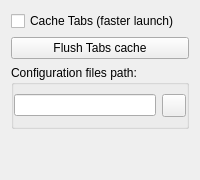
<?xml version="1.0" encoding="UTF-8"?>
<ui version="4.0">
 <class>globalPageWidget</class>
 <widget class="QWidget" name="globalPageWidget">
  <property name="windowTitle">
   <string>Form</string>
  </property>
  <layout class="QVBoxLayout" name="verticalLayout">
   <item>
    <widget class="QCheckBox" name="cacheProcessTabsCheckBox">
     <property name="text">
      <string>Cache Tabs (faster launch)</string>
     </property>
    </widget>
   </item>
   <item>
    <widget class="QPushButton" name="flushTabsCachePushButton">
     <property name="text">
      <string>Flush Tabs cache</string>
     </property>
    </widget>
   </item>
   <item>
    <widget class="QGroupBox" name="configPathGroupBox">
     <property name="title">
      <string>Configuration files path:</string>
     </property>
     <property name="flat">
      <bool>true</bool>
     </property>
     <layout class="QHBoxLayout" name="horizontalLayout">
      <property name="leftMargin">
       <number>0</number>
      </property>
      <property name="rightMargin">
       <number>0</number>
      </property>
      <item>
       <widget class="QLineEdit" name="configPathLineEdit"/>
      </item>
      <item>
       <widget class="QToolButton" name="changeConfigPathToolButton"/>
      </item>
     </layout>
    </widget>
   </item>
   <item>
    <spacer name="verticalSpacer">
     <property name="orientation">
      <enum>Qt::Vertical</enum>
     </property>
     <property name="sizeHint" stdset="0">
      <size>
       <width>20</width>
       <height>40</height>
      </size>
     </property>
    </spacer>
   </item>
  </layout>
 </widget>
 <resources/>
 <connections/>
</ui>
